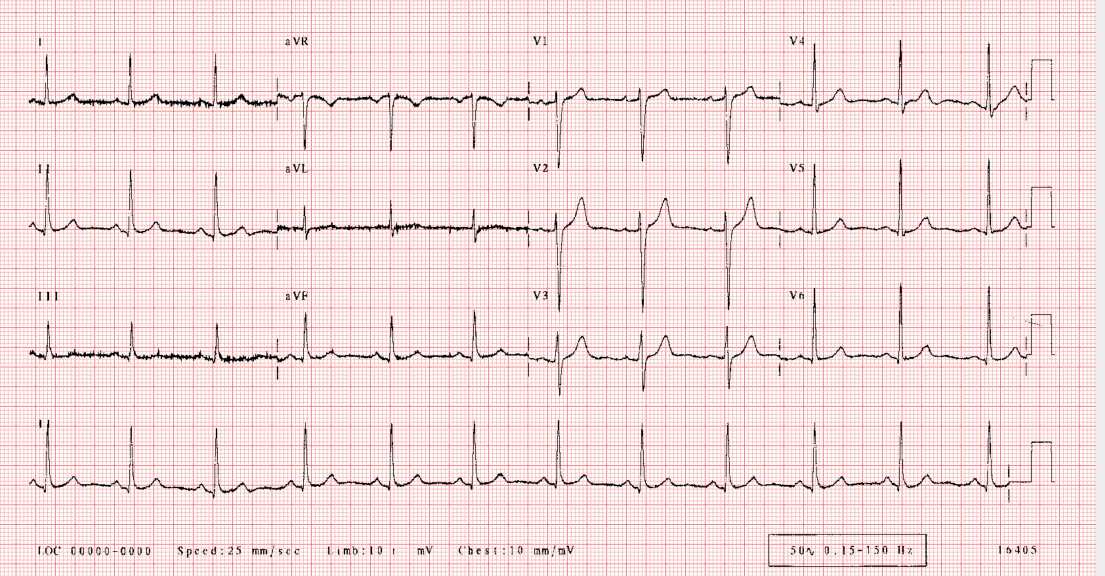
#> input picture ECGDigitizing/Attempts/ECGNormal.png, 3314 x 1726 px, found by its file name (shown at 1/3 size)
$ python refine2.py
#> lines starting #> are read from the running program, lines starting #| are printed output that depends on the picture; after the words box and inside, x2 and y2 are one past the last pixel; in counts of white or black regions, pixels touching at a corner belong together
import cv2
import numpy
import sys
BLOCK_SIZE = 50
THRESHOLD = 25
def preprocess(image):
    image = cv2.medianBlur(image, 3)
    image = cv2.GaussianBlur(image, (3, 3), 0)
    return 255 - image
def postprocess(image):
    image = cv2.medianBlur(image, 5)
    image = cv2.medianBlur(image, 5)
    kernel = numpy.ones((5,5), numpy.uint8)
    image = cv2.morphologyEx(image, cv2.MORPH_OPEN, kernel)
    return image
def get_block_index(image_shape, yx, block_size):
    y = numpy.arange(max(0, yx[0]-block_size), min(image_shape[0], yx[0]+block_size))
    x = numpy.arange(max(0, yx[1]-block_size), min(image_shape[1], yx[1]+block_size))
    return numpy.meshgrid(y, x)
def adaptive_median_threshold(img_in):
    med = numpy.median(img_in)
    img_out = numpy.zeros_like(img_in)
    img_out[img_in - med < THRESHOLD] = 255
    return img_out
def block_image_process(image, block_size):
    out_image = numpy.zeros_like(image)
    for row in range(0, image.shape[0], block_size):
        for col in range(0, image.shape[1], block_size):
            idx = (row, col)
            block_idx = get_block_index(image.shape, idx, block_size)
            out_image[block_idx] = adaptive_median_threshold(image[block_idx])
    return out_image
def process_image_file(filename):
    '''
   large = cv2.imread('1.jpg')
   rgb = cv2.pyrDown(large)
   small = cv2.cvtColor(rgb, cv2.COLOR_BGR2GRAY)

   kernel = cv2.getStructuringElement(cv2.MORPH_ELLIPSE, (3, 3))
   grad = cv2.morphologyEx(small, cv2.MORPH_GRADIENT, kernel)

   _, bw = cv2.threshold(grad, 0.0, 255.0, cv2.THRESH_BINARY | cv2.THRESH_OTSU)

   kernel = cv2.getStructuringElement(cv2.MORPH_RECT, (9, 1))
   connected = cv2.morphologyEx(bw, cv2.MORPH_CLOSE, kernel)
   # using RETR_EXTERNAL instead of RETR_CCOMP
   contours, hierarchy = cv2.findContours(connected.copy(), cv2.RETR_EXTERNAL, cv2.CHAIN_APPROX_NONE)

   mask = np.zeros(bw.shape, dtype=np.uint8)

   for idx in range(len(contours)):
       x, y, w, h = cv2.boundingRect(contours[idx])
       mask[y:y+h, x:x+w] = 0
       cv2.drawContours(mask, contours, idx, (255, 255, 255), -1)
       r = float(cv2.countNonZero(mask[y:y+h, x:x+w])) / (w * h)

    if r > 0.45 and w > 8 and h > 8:
       cv2.rectangle(rgb, (x, y), (x+w-1, y+h-1), (0, 255, 0), 2)

   cv2.imshow('rects', rgb)
   '''
    image_in = cv2.cvtColor(cv2.imread(filename), cv2.COLOR_BGR2GRAY)
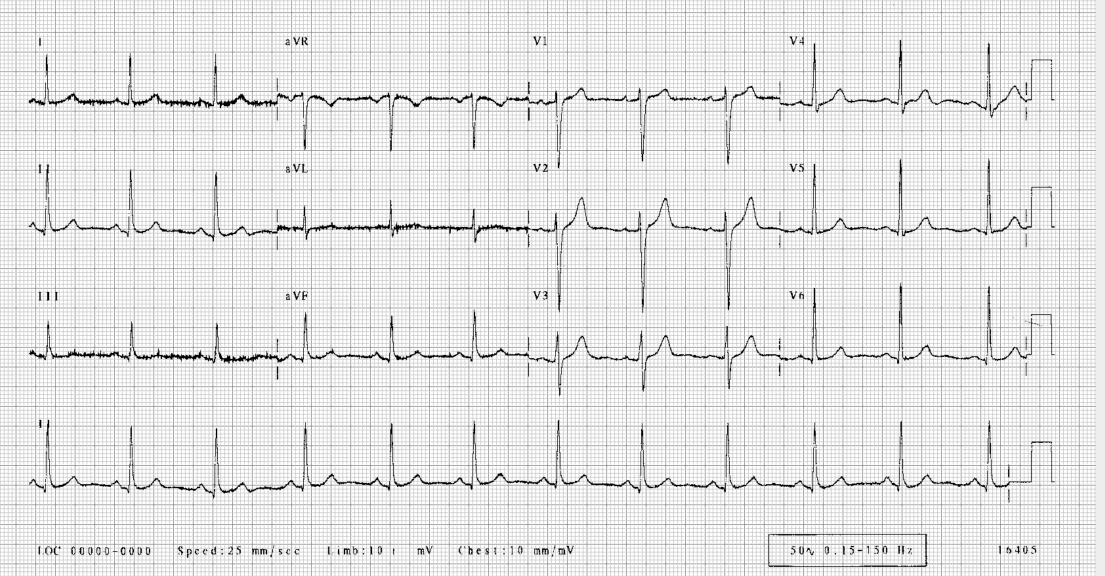
#> image_in: shape (1726, 3314) (shown at 1/3 size); min 0, max 255, mean 227.8
    cv2.imwrite('./TheBGR2GrayImage.png', image_in)
    image_in = preprocess(image_in)
#> in preprocess, `return 255 - image`:
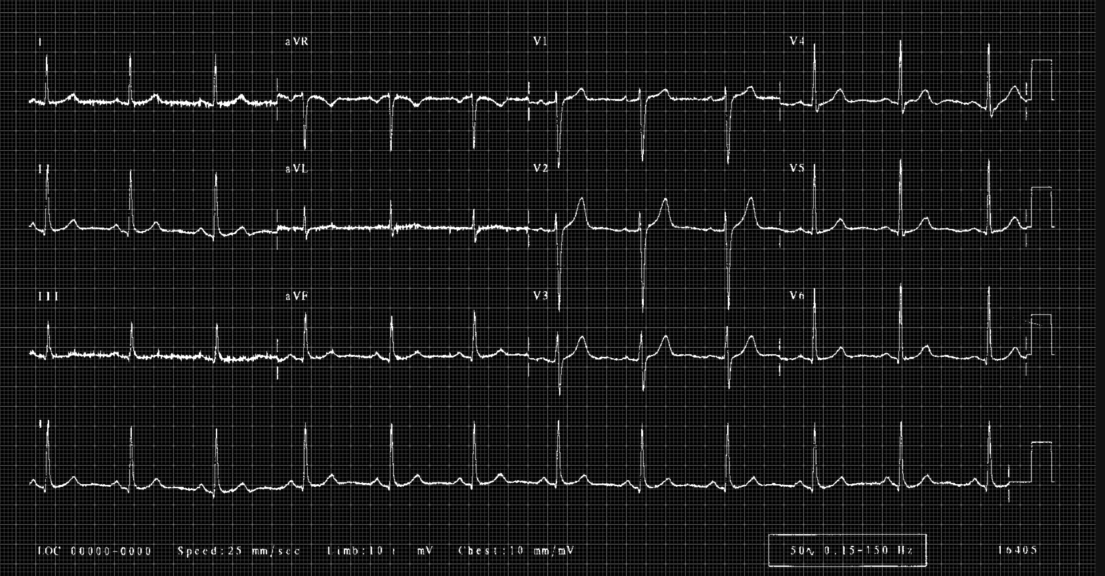
#> returned value: shape (1726, 3314) (shown at 1/3 size); min 0, max 255, mean 25.5
    image_out = block_image_process(image_in, BLOCK_SIZE)
#> the loop in block_image_process, `for row in range(0, image.shape[0], block_size):` made 1 pass
#> after the loop in block_image_process, `for row in range(0, image.shape[0], block_size):`:
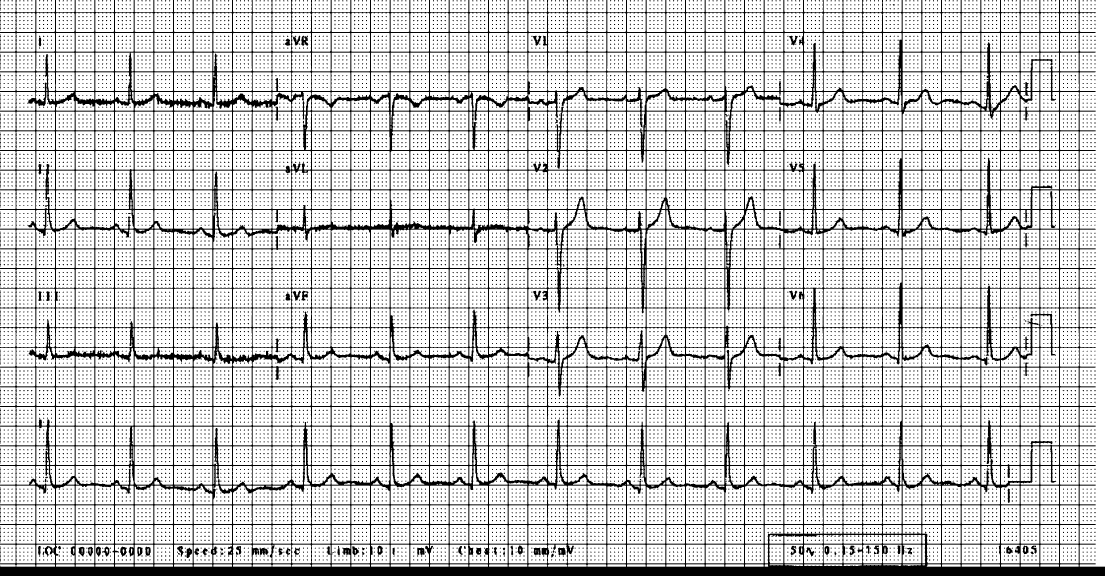
#> out_image: shape (1726, 3314) (shown at 1/3 size); 81% white; 23812 black regions (23703 under 20 px), largest, box (x1, y1, x2, y2) and area: (0, 0, 3314, 1726) 830547, (904, 107, 925, 137) 414, (779, 1643, 806, 1665) 406
    image_out = postprocess(image_out)
    cv2.imwrite( './outOPEN.jpg', image_out)

if __name__ == "__main__":
#> (the run stopped early here; a loop or call above may not have finished)

$ run again, with ECGDigitizing/Attempts/example_01.png copied over ECGDigitizing/Attempts/ECGNormal.png
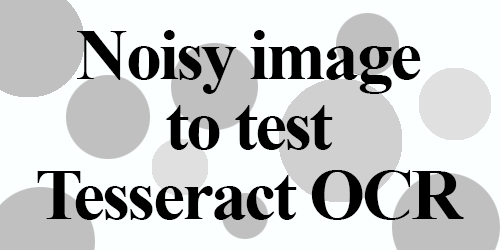
#> input picture ECGDigitizing/Attempts/example_01.png, 500 x 250 px, found by its file name
#> in preprocess, `return 255 - image`:
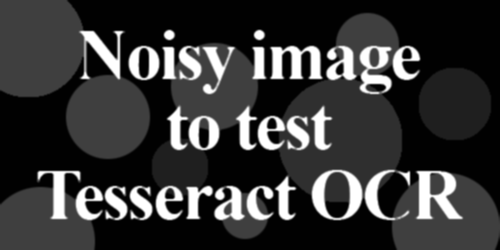
#> returned value: shape (250, 500); min 1, max 255, mean 54.1
#> the loop in block_image_process, `for row in range(0, image.shape[0], block_size):` made 1 pass
#> after the loop in block_image_process, `for row in range(0, image.shape[0], block_size):`:
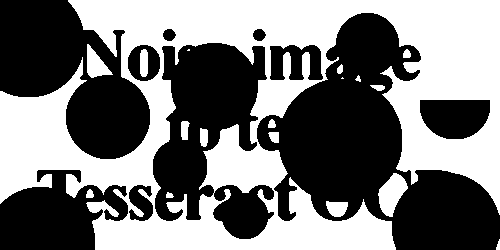
#> out_image: shape (250, 500); 47.6% white; 18 white regions (2 under 20 px), largest, box (x1, y1, x2, y2) and area: (0, 0, 500, 250) 57065, (378, 173, 408, 217) 775, (87, 44, 113, 78) 460
